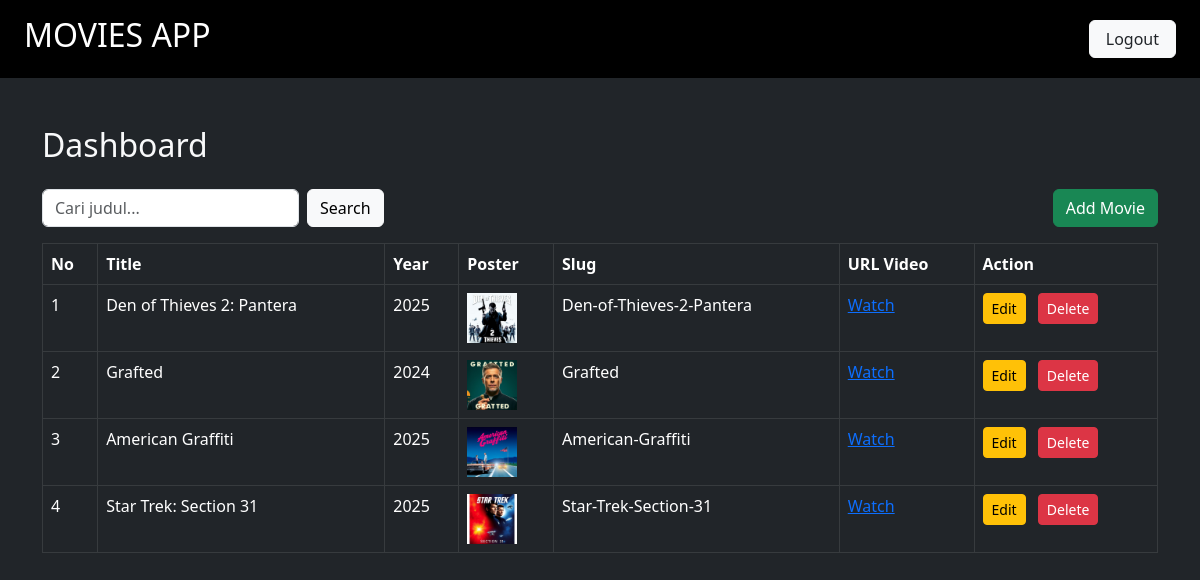
The page /dashboard.php (signed in) on the database its author committed.
### tables this page shows
CREATE TABLE `movies` (
  `id` int(11) NOT NULL,
  `title` varchar(100) NOT NULL,
  `year` int(11) NOT NULL,
  `poster_url` varchar(255) NOT NULL,
  `video_url` varchar(255) NOT NULL,
  `summary` varchar(1000) NOT NULL,
  `slug` varchar(100) NOT NULL
);

### dashboard.php (the view, shortened to what this page needs)
<?php
include './connection/connection.php';
$search = isset($_GET['search']) ? $_GET['search'] : "";
$sql = "SELECT * FROM movies";
$stmt = $conn->prepare($sql);
$stmt->execute();
$result = $stmt->get_result();
?>
<!DOCTYPE html>
<html lang="id">
<head>
    <link href="https://cdn.jsdelivr.net/npm/bootstrap@5.3.0/dist/css/bootstrap.min.css" rel="stylesheet">
</head>
<body class="bg-dark text-light">
    <?php
    include './component/header-admin.php'
    ?>
    <div class="container mt-5">
        <h2 class="mb-4">Dashboard</h2>
        <div class="d-flex justify-content-between mb-3">
            <form method="GET" class="d-flex">
                <input type="text" name="search" class="form-control me-2" placeholder="Cari judul..." value="<?php echo htmlspecialchars($search); ?>">
                <button type="submit" class="btn btn-light">Search</button>
            </form>
            <button type="button" class="btn btn-success" data-bs-toggle="modal" data-bs-target="#addMovieModal">
                Add Movie
            </button>
        </div>
        <table class="table table-dark table-bordered">
            <thead>
                <tr>
                    <th>No</th>
                    <th>Title</th>
                    <th>Year</th>
                    <th>Poster</th>
                    <th>Slug</th>
                    <th>URL Video</th>
                    <th>Action</th>
                </tr>
            </thead>
            <tbody>
                <?php if ($result->num_rows > 0): ?>
                    <?php $no = 1;
                    while ($row = $result->fetch_assoc()): ?>
                        <tr>
                            <td><?php echo $no++; ?></td>
                            <td><?php echo $row['title']; ?></td>
                            <td><?php echo $row['year']; ?></td>
                            <td><img src="./public/image/<?php echo $row['poster_url']; ?>" alt="Poster" width="50"></td>
                            <td><?php echo $row['slug']; ?></td>
                            <td><a href="<?php echo $row['video_url']; ?>" target="_blank" class="text-primary">Watch</a></td>
                            <td>
                                <button type="button" class="btn btn-warning btn-sm me-2" data-bs-toggle="modal" data-bs-target="#editMovieModal" data-id="<?php echo $row['id']; ?>" data-title="<?php echo $row['title']; ?>" data-year="<?php echo $row['year']; ?>" data-poster="<?php echo $row['poster_url']; ?>" data-video_url="<?php echo $row['video_url']; ?>" data-summary="<?php echo $row['summary']; ?>">
                                    Edit
                                </button>
                                <a href="./crud/delete-movies.php?id=<?php echo $row['id']; ?>" class="btn btn-danger btn-sm" onclick="return confirm('Yakin ingin menghapus?');">Delete</a>
                            </td>
                        </tr>
                    <?php endwhile; ?>
                <?php else: ?>
                    <tr>
                        <td colspan="7" class="text-center">Tidak ada data</td>
                    </tr>
                <?php endif; ?>
            </tbody>
        </table>
    </div>
</body>
</html>

### rows shown on the page
movies: title "Den of Thieves 2: Pantera", year "2025", poster_url (picture), slug "Den-of-Thieves-2-Pantera"
movies: title "Grafted", year "2024", poster_url (picture), slug "Grafted"
movies: title "American Graffiti", year "2025", poster_url (picture), slug "American-Graffiti"
movies: title "Star Trek: Section 31", year "2025", poster_url (picture), slug "Star-Trek-Section-31"
